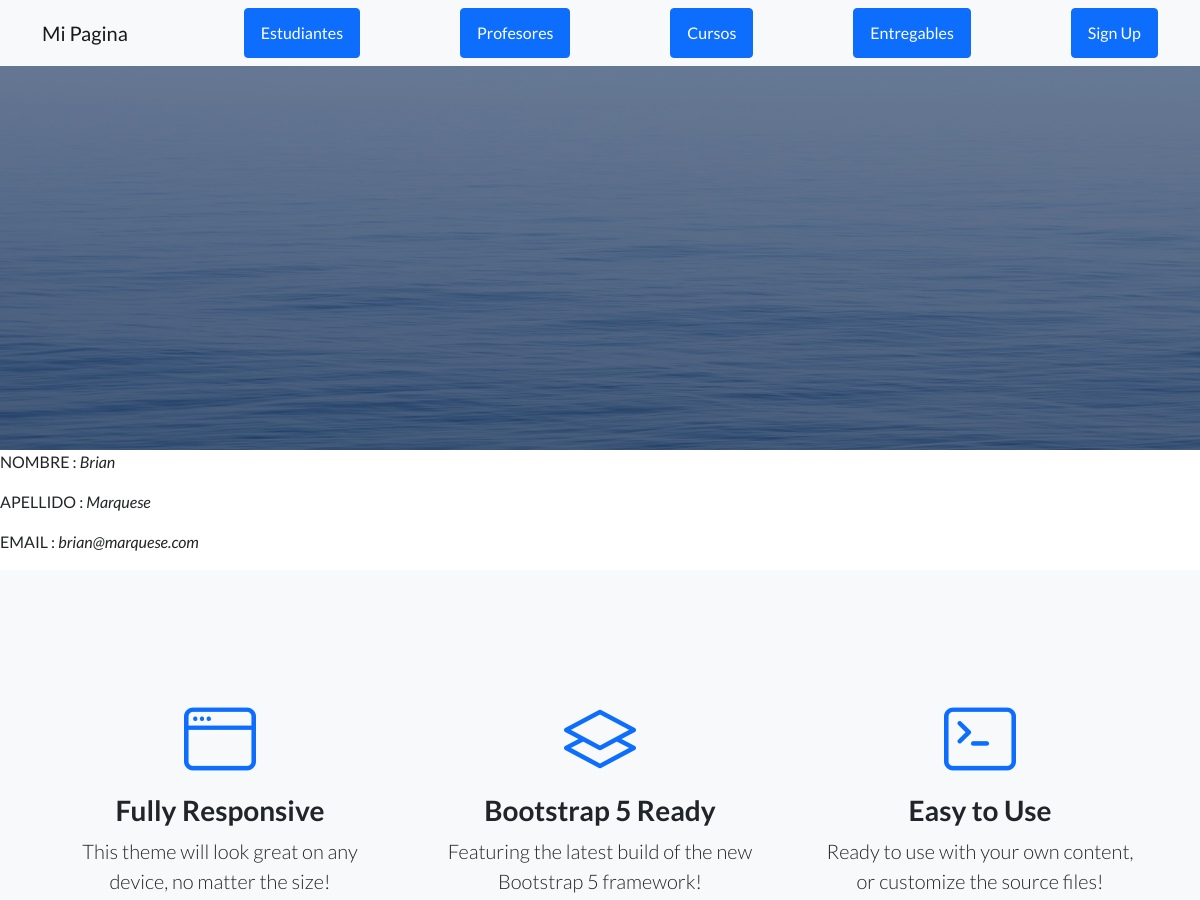
/AppCoder/estudiante/1 (upper part), run on an earlier commit of the app's database.
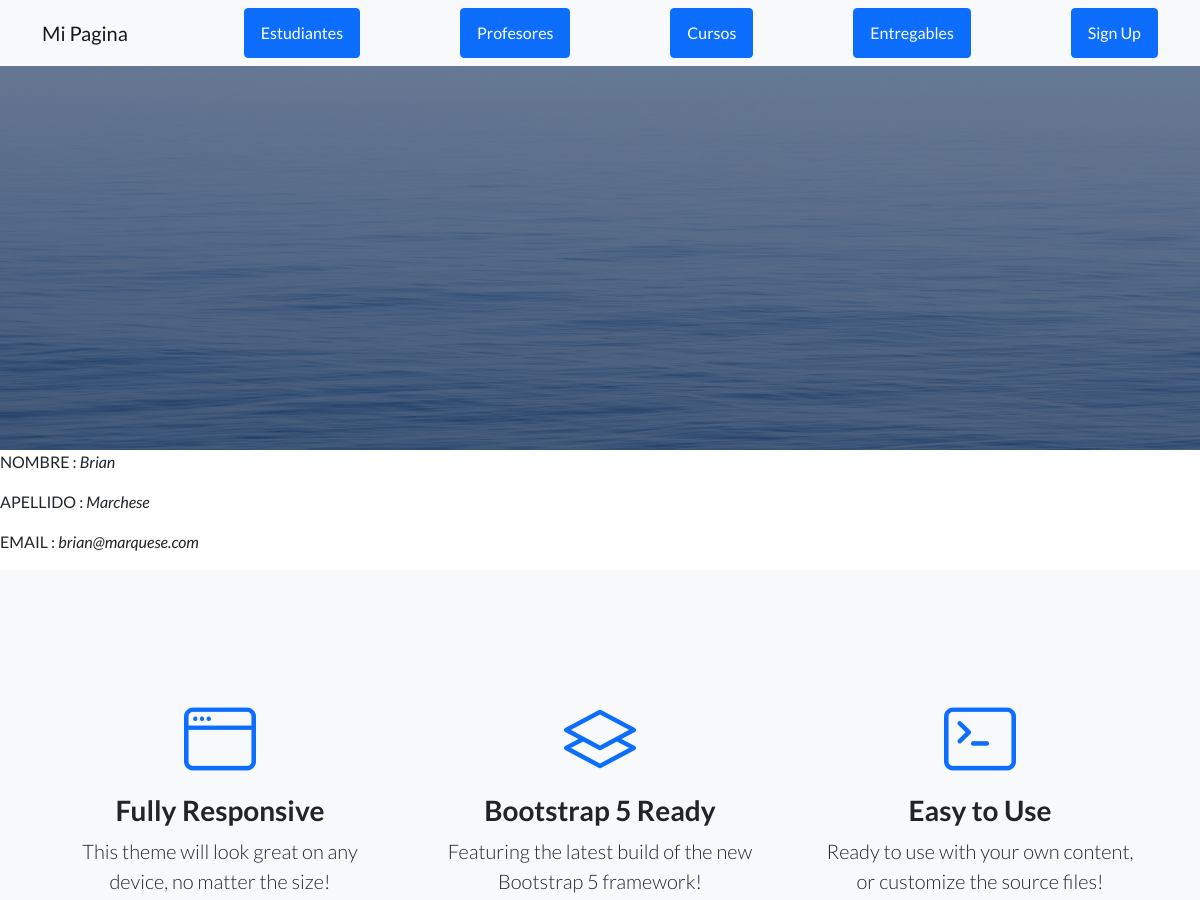
And on a later commit of the database.
### AppCoder/models.py (models this page shows, shortened)
class Estudiante(models.Model):
    nombre= models.CharField(max_length=50)
    apellido= models.CharField(max_length=50)
    email= models.EmailField()

### AppCoder/views.py (the view)
# urls.py: path('estudiante/<pk>', EstudianteDetalle.as_view(), name='estudiante_detalle'),
class EstudianteDetalle(DetailView):
    model= Estudiante
    template_name= "AppCoder/estudiante_detalle.html"

### AppCoder/templates/AppCoder/estudiante_detalle.html
{% extends "AppCoder/padre.html" %}
{% load static %}
{% block contenido_que_cambia %}
<p>NOMBRE : <i>{{estudiante.nombre}}</i></p>
<p>APELLIDO : <i>{{estudiante.apellido}}</i></p>
<p>EMAIL : <i>{{estudiante.email}}</i></p>
{% endblock %}

What changed in the data, as far as the page shows it:
changed Estudiante "Brian": apellido "Marquese" → "Marchese"
